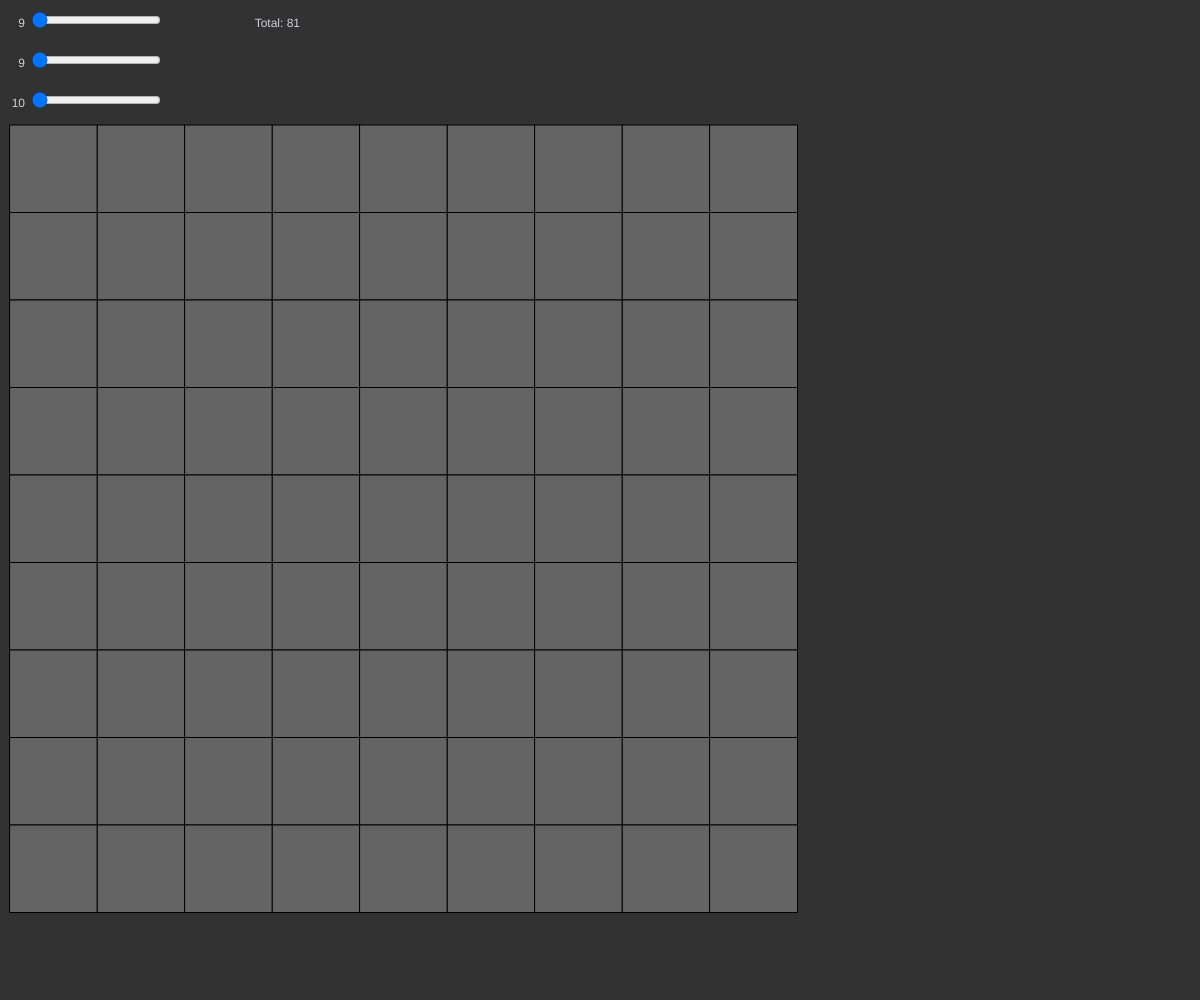
Frame 1 (no input)
Frame 60 (no input): identical to frame 1, image omitted
Frame 120 (the mouse pressed at the canvas centre since frame 60): identical to frame 1, image omitted

The p5.js sketch that drew this single still picture (run headless with seeded random() and noise() and a simulated clock; from frame 60 on, the mouse is pressed at the canvas centre):

// p5.js sketch
// ── sketch.js
let minesSlider;

let tilesXSlider;
let tilesYSlider;

let mines = 10;
let tilesX = 9;
let tilesY = 9;

const minefieldOffsetX = 10;
const minefieldOffsetY = 125;

function setup() {
  createCanvas(windowWidth, windowHeight);
  createTilesSliders();
  createMinesSlider();
}

function draw() {
  background(50);

  textAlign(RIGHT);
  fill(208, 208, 215);

  if (tilesXSlider.value() !== tilesX || tilesYSlider.value() !== tilesY) {
    tilesX = tilesXSlider.value();
    tilesY = tilesYSlider.value();

    minesSlider.remove();
    createMinesSlider();
  }

  if (minesSlider.value() !== mines) {
    mines = minesSlider.value();
  }

  textAlign(RIGHT, BASELINE);
  text(tilesX, 25, 27);
  text(tilesY, 25, 67);
  text(mines, 25, 107);
  text(`Total: ${tilesX * tilesY}`, 300, 27);

  drawMinefield();
}

function windowResized() {
  resizeCanvas(windowWidth, windowHeight);
}

function createTilesSliders() {
  tilesXSlider = createSlider(9, 30, tilesX);
  tilesXSlider.position(30, 10);

  tilesYSlider = createSlider(9, 24, tilesY);
  tilesYSlider.position(30, 50);
}

function createMinesSlider() {
  minesSlider = createSlider(10, (tilesX - 1) * (tilesY - 1), mines);
  minesSlider.position(30, 90);
}

function drawMinefield() {
  let tileSize;

  // Calculate based on the biggest of the sides, so it should always scale in the right direction
  // Also, count one extra tile so the last tile in a row/column can't be partially off-screen
  if (tilesX > tilesY) {
    tileSize = (width - minefieldOffsetX) / (tilesX+1);
  } else {
    tileSize = (height - minefieldOffsetY) / (tilesY+1);
  }

  for (let i = 0; i < tilesX; i++) {
    const x = i * tileSize + minefieldOffsetX;

    for (let j = 0; j < tilesY; j++) {
      const y = j * tileSize + minefieldOffsetY;

      fill(100);
      square(x, y, tileSize);
    }
  }
}
